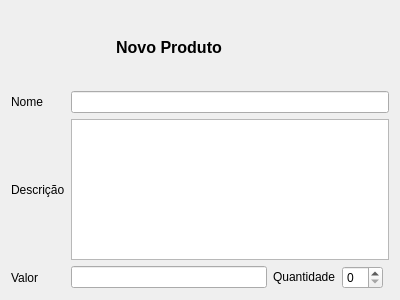
<?xml version="1.0" encoding="UTF-8"?>
<ui version="4.0">
 <class>Produto</class>
 <widget class="QWidget" name="Produto">
  <property name="geometry">
   <rect>
    <x>0</x>
    <y>0</y>
    <width>400</width>
    <height>300</height>
   </rect>
  </property>
  <property name="windowTitle">
   <string>Novo Produto - User</string>
  </property>
  <layout class="QGridLayout" name="gridLayout">
   <item row="3" column="2" colspan="4">
    <widget class="QLineEdit" name="lineEdit">
     <property name="sizePolicy">
      <sizepolicy hsizetype="MinimumExpanding" vsizetype="Fixed">
       <horstretch>0</horstretch>
       <verstretch>0</verstretch>
      </sizepolicy>
     </property>
    </widget>
   </item>
   <item row="3" column="0" colspan="2">
    <widget class="QLabel" name="label_2">
     <property name="sizePolicy">
      <sizepolicy hsizetype="Maximum" vsizetype="Preferred">
       <horstretch>0</horstretch>
       <verstretch>0</verstretch>
      </sizepolicy>
     </property>
     <property name="text">
      <string>Nome</string>
     </property>
    </widget>
   </item>
   <item row="4" column="2" colspan="4">
    <widget class="QPlainTextEdit" name="plainTextEdit">
     <property name="sizePolicy">
      <sizepolicy hsizetype="MinimumExpanding" vsizetype="Expanding">
       <horstretch>0</horstretch>
       <verstretch>0</verstretch>
      </sizepolicy>
     </property>
    </widget>
   </item>
   <item row="5" column="0">
    <widget class="QLabel" name="label_4">
     <property name="sizePolicy">
      <sizepolicy hsizetype="Maximum" vsizetype="Preferred">
       <horstretch>0</horstretch>
       <verstretch>0</verstretch>
      </sizepolicy>
     </property>
     <property name="text">
      <string>Valor</string>
     </property>
    </widget>
   </item>
   <item row="5" column="2">
    <widget class="QLineEdit" name="lineEdit_2">
     <property name="sizePolicy">
      <sizepolicy hsizetype="MinimumExpanding" vsizetype="Fixed">
       <horstretch>0</horstretch>
       <verstretch>0</verstretch>
      </sizepolicy>
     </property>
    </widget>
   </item>
   <item row="5" column="3">
    <widget class="QLabel" name="label_5">
     <property name="sizePolicy">
      <sizepolicy hsizetype="Maximum" vsizetype="Maximum">
       <horstretch>0</horstretch>
       <verstretch>0</verstretch>
      </sizepolicy>
     </property>
     <property name="text">
      <string>Quantidade</string>
     </property>
    </widget>
   </item>
   <item row="4" column="0" colspan="2">
    <widget class="QLabel" name="label_3">
     <property name="sizePolicy">
      <sizepolicy hsizetype="Maximum" vsizetype="Preferred">
       <horstretch>0</horstretch>
       <verstretch>0</verstretch>
      </sizepolicy>
     </property>
     <property name="text">
      <string>Descrição</string>
     </property>
    </widget>
   </item>
   <item row="5" column="4">
    <widget class="QSpinBox" name="spinBox"/>
   </item>
   <item row="2" column="2">
    <widget class="QLabel" name="label">
     <property name="sizePolicy">
      <sizepolicy hsizetype="Preferred" vsizetype="Maximum">
       <horstretch>0</horstretch>
       <verstretch>0</verstretch>
      </sizepolicy>
     </property>
     <property name="font">
      <font>
       <pointsize>12</pointsize>
       <weight>75</weight>
       <bold>true</bold>
      </font>
     </property>
     <property name="text">
      <string>Novo Produto</string>
     </property>
     <property name="alignment">
      <set>Qt::AlignCenter</set>
     </property>
    </widget>
   </item>
   <item row="2" column="3">
    <spacer name="verticalSpacer">
     <property name="orientation">
      <enum>Qt::Vertical</enum>
     </property>
     <property name="sizeHint" stdset="0">
      <size>
       <width>20</width>
       <height>125</height>
      </size>
     </property>
    </spacer>
   </item>
  </layout>
 </widget>
 <resources/>
 <connections/>
</ui>
